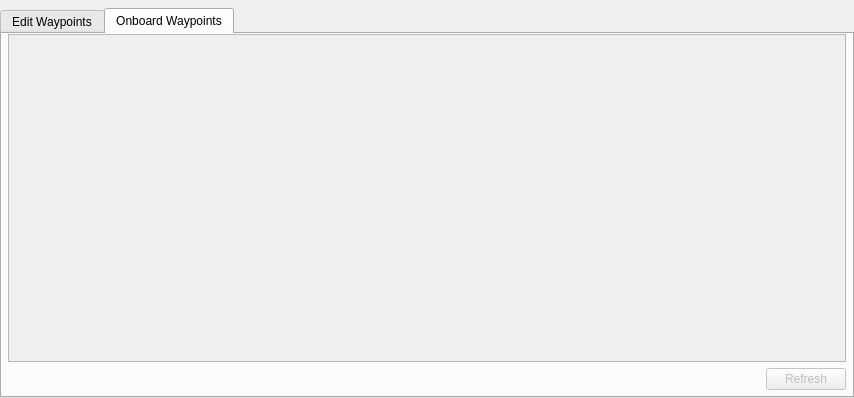
<?xml version="1.0" encoding="UTF-8"?>
<ui version="4.0">
 <class>WaypointList</class>
 <widget class="QWidget" name="WaypointList">
  <property name="geometry">
   <rect>
    <x>0</x>
    <y>0</y>
    <width>854</width>
    <height>398</height>
   </rect>
  </property>
  <property name="minimumSize">
   <size>
    <width>100</width>
    <height>120</height>
   </size>
  </property>
  <property name="windowTitle">
   <string>Form</string>
  </property>
  <layout class="QGridLayout" name="gridLayout">
   <property name="leftMargin">
    <number>0</number>
   </property>
   <property name="topMargin">
    <number>8</number>
   </property>
   <property name="rightMargin">
    <number>0</number>
   </property>
   <property name="bottomMargin">
    <number>0</number>
   </property>
   <property name="spacing">
    <number>0</number>
   </property>
   <item row="0" column="0">
    <widget class="QTabWidget" name="tabWidget">
     <property name="enabled">
      <bool>true</bool>
     </property>
     <property name="currentIndex">
      <number>1</number>
     </property>
     <widget class="QWidget" name="editTab">
      <attribute name="title">
       <string>Edit Waypoints</string>
      </attribute>
      <layout class="QGridLayout" name="gridLayout_2">
       <property name="leftMargin">
        <number>6</number>
       </property>
       <property name="topMargin">
        <number>0</number>
       </property>
       <property name="rightMargin">
        <number>6</number>
       </property>
       <property name="bottomMargin">
        <number>6</number>
       </property>
       <property name="spacing">
        <number>6</number>
       </property>
       <item row="1" column="6">
        <widget class="QToolButton" name="addButton">
         <property name="toolTip">
          <string>Add a new waypoint to this list. Transmit via write to the MAV.</string>
         </property>
         <property name="statusTip">
          <string>Add a new waypoint to this list. Transmit via write to the MAV.</string>
         </property>
         <property name="whatsThis">
          <string>Add a new waypoint to this list. Transmit via write to the MAV.</string>
         </property>
         <property name="text">
          <string>...</string>
         </property>
         <property name="icon">
          <iconset resource="../../qgroundcontrol.qrc">
           <normaloff>:/res/PlusSign</normaloff>:/res/PlusSign</iconset>
         </property>
        </widget>
       </item>
       <item row="1" column="1">
        <widget class="QPushButton" name="loadButton">
         <property name="toolTip">
          <string>Load waypoints from a file on the local harddisk. Does not load the waypoints on the MAV.</string>
         </property>
         <property name="statusTip">
          <string>Load waypoints from a file on the local harddisk. Does not load the waypoints on the MAV.</string>
         </property>
         <property name="whatsThis">
          <string>Load waypoints from a file on the local harddisk. Does not load the waypoints on the MAV.</string>
         </property>
         <property name="text">
          <string>Load WPs</string>
         </property>
        </widget>
       </item>
       <item row="1" column="3">
        <spacer name="horizontalSpacer">
         <property name="orientation">
          <enum>Qt::Horizontal</enum>
         </property>
         <property name="sizeHint" stdset="0">
          <size>
           <width>127</width>
           <height>20</height>
          </size>
         </property>
        </spacer>
       </item>
       <item row="1" column="0">
        <widget class="QPushButton" name="saveButton">
         <property name="toolTip">
          <string>Save waypoints to a file on the local harddisk. Does not save them on the MAV.</string>
         </property>
         <property name="statusTip">
          <string>Save waypoints to a file on the local harddisk. Does not save them on the MAV.</string>
         </property>
         <property name="whatsThis">
          <string>Save waypoints to a file on the local harddisk. Does not save them on the MAV.</string>
         </property>
         <property name="text">
          <string>Save WPs</string>
         </property>
        </widget>
       </item>
       <item row="1" column="2">
        <widget class="QLabel" name="statusLabel">
         <property name="toolTip">
          <string>The current waypoint transmission status</string>
         </property>
         <property name="statusTip">
          <string>The current waypoint transmission status</string>
         </property>
         <property name="whatsThis">
          <string>The current waypoint transmission status</string>
         </property>
         <property name="text">
          <string>Please add first waypoint.</string>
         </property>
        </widget>
       </item>
       <item row="0" column="0" colspan="10">
        <widget class="QScrollArea" name="scrollArea">
         <property name="widgetResizable">
          <bool>true</bool>
         </property>
         <widget class="QWidget" name="scrollAreaWidgetContents">
          <property name="geometry">
           <rect>
            <x>0</x>
            <y>0</y>
            <width>836</width>
            <height>324</height>
           </rect>
          </property>
          <layout class="QVBoxLayout" name="verticalLayout_2">
           <item>
            <widget class="QWidget" name="editableListWidget" native="true">
             <property name="toolTip">
              <string>Waypoint list. The list is empty until you issue a read command or add waypoints.</string>
             </property>
             <property name="statusTip">
              <string>Waypoint list. The list is empty until you issue a read command or add waypoints.</string>
             </property>
             <property name="whatsThis">
              <string>Waypoint list. The list is empty until you issue a read command or add waypoints.</string>
             </property>
            </widget>
           </item>
          </layout>
         </widget>
        </widget>
       </item>
       <item row="1" column="8">
        <widget class="QPushButton" name="readButton">
         <property name="enabled">
          <bool>false</bool>
         </property>
         <property name="toolTip">
          <string>Read all waypoints from the MAV. Clears the list on this computer.</string>
         </property>
         <property name="statusTip">
          <string>Read all waypoints from the MAV. Clears the list on this computer.</string>
         </property>
         <property name="whatsThis">
          <string>Read all waypoints from the MAV. Clears the list on this computer.</string>
         </property>
         <property name="text">
          <string>Get</string>
         </property>
        </widget>
       </item>
       <item row="1" column="9">
        <widget class="QPushButton" name="transmitButton">
         <property name="enabled">
          <bool>false</bool>
         </property>
         <property name="toolTip">
          <string>Transmit all waypoints on this list to the MAV.</string>
         </property>
         <property name="statusTip">
          <string>Transmit all waypoints on this list to the MAV.</string>
         </property>
         <property name="whatsThis">
          <string>Transmit all waypoints on this list to the MAV.</string>
         </property>
         <property name="text">
          <string>Set</string>
         </property>
        </widget>
       </item>
       <item row="1" column="7">
        <widget class="QToolButton" name="clearWPListButton">
         <property name="toolTip">
          <string>Delete all waypoints from this list. You have to click write to clear the list on the MAV as well.</string>
         </property>
         <property name="statusTip">
          <string>Delete all waypoints from this list. You have to click write to clear the list on the MAV as well.</string>
         </property>
         <property name="whatsThis">
          <string>Delete all waypoints from this list. You have to click write to clear the list on the MAV as well.</string>
         </property>
         <property name="text">
          <string>...</string>
         </property>
         <property name="icon">
          <iconset resource="../../qgroundcontrol.qrc">
           <normaloff>:/res/Kill</normaloff>:/res/Kill</iconset>
         </property>
        </widget>
       </item>
       <item row="1" column="5">
        <widget class="QToolButton" name="positionAddButton">
         <property name="enabled">
          <bool>false</bool>
         </property>
         <property name="toolTip">
          <string>Set the current vehicle position as new waypoint</string>
         </property>
         <property name="statusTip">
          <string>Set the current vehicle position as new waypoint</string>
         </property>
         <property name="whatsThis">
          <string>Set the current vehicle position as new waypoint</string>
         </property>
         <property name="text">
          <string>...</string>
         </property>
         <property name="icon">
          <iconset resource="../../qgroundcontrol.qrc">
           <normaloff>:/res/BottomArrow</normaloff>:/res/BottomArrow</iconset>
         </property>
        </widget>
       </item>
      </layout>
     </widget>
     <widget class="QWidget" name="viewTab">
      <attribute name="title">
       <string>Onboard Waypoints</string>
      </attribute>
      <layout class="QGridLayout" name="gridLayout_3">
       <property name="leftMargin">
        <number>6</number>
       </property>
       <property name="topMargin">
        <number>0</number>
       </property>
       <property name="rightMargin">
        <number>6</number>
       </property>
       <property name="bottomMargin">
        <number>6</number>
       </property>
       <item row="0" column="0" colspan="3">
        <widget class="QScrollArea" name="readOnlyScrollArea">
         <property name="widgetResizable">
          <bool>true</bool>
         </property>
         <widget class="QWidget" name="scrollAreaWidgetContents_2">
          <property name="geometry">
           <rect>
            <x>0</x>
            <y>0</y>
            <width>836</width>
            <height>323</height>
           </rect>
          </property>
          <property name="autoFillBackground">
           <bool>true</bool>
          </property>
          <layout class="QVBoxLayout" name="verticalLayout">
           <item>
            <widget class="QWidget" name="viewOnlyListWidget" native="true">
             <property name="enabled">
              <bool>true</bool>
             </property>
             <property name="maximumSize">
              <size>
               <width>16777215</width>
               <height>16777215</height>
              </size>
             </property>
             <property name="focusPolicy">
              <enum>Qt::NoFocus</enum>
             </property>
            </widget>
           </item>
          </layout>
         </widget>
        </widget>
       </item>
       <item row="1" column="0">
        <widget class="QLabel" name="viewStatusLabel">
         <property name="text">
          <string/>
         </property>
        </widget>
       </item>
       <item row="1" column="1">
        <spacer name="horizontalSpacer_2">
         <property name="orientation">
          <enum>Qt::Horizontal</enum>
         </property>
         <property name="sizeHint" stdset="0">
          <size>
           <width>714</width>
           <height>20</height>
          </size>
         </property>
        </spacer>
       </item>
       <item row="1" column="2">
        <widget class="QPushButton" name="refreshButton">
         <property name="enabled">
          <bool>false</bool>
         </property>
         <property name="toolTip">
          <string>Read all waypoints from the MAV and display in View tab..</string>
         </property>
         <property name="statusTip">
          <string>Read all waypoints from the MAV and display in View tab..</string>
         </property>
         <property name="whatsThis">
          <string>Read all waypoints from the MAV and display in View tab.</string>
         </property>
         <property name="text">
          <string>Refresh</string>
         </property>
         <property name="icon">
          <iconset resource="../../qgroundcontrol.qrc">
           <normaloff>:/res/JumpArrow</normaloff>:/res/JumpArrow</iconset>
         </property>
        </widget>
       </item>
      </layout>
     </widget>
    </widget>
   </item>
  </layout>
  <action name="actionAddWaypoint">
   <property name="text">
    <string>Add Waypoint</string>
   </property>
   <property name="toolTip">
    <string>Add a new waypoint to the end of the list</string>
   </property>
  </action>
  <action name="actionTransmit">
   <property name="text">
    <string>Transmit</string>
   </property>
   <property name="toolTip">
    <string>Transmit waypoints to unmanned system</string>
   </property>
  </action>
  <action name="actionRead">
   <property name="text">
    <string>Read</string>
   </property>
  </action>
 </widget>
 <resources>
  <include location="../../qgroundcontrol.qrc"/>
 </resources>
 <connections/>
</ui>
